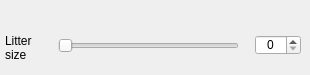
               <widget class="QWidget" name="page">
                <widget class="QSlider" name="horizontalSlider_27">
                 <property name="geometry">
                  <rect>
                   <x>58</x>
                   <y>35</y>
                   <width>181</width>
                   <height>22</height>
                  </rect>
                 </property>
                 <property name="orientation">
                  <enum>Qt::Horizontal</enum>
                 </property>
                </widget>
                <widget class="QSpinBox" name="spinBox_23">
                 <property name="geometry">
                  <rect>
                   <x>255</x>
                   <y>35</y>
                   <width>46</width>
                   <height>20</height>
                  </rect>
                 </property>
                 <property name="alignment">
                  <set>Qt::AlignCenter</set>
                 </property>
                </widget>
                <widget class="QLabel" name="label_39">
                 <property name="geometry">
                  <rect>
                   <x>5</x>
                   <y>30</y>
                   <width>51</width>
                   <height>36</height>
                  </rect>
                 </property>
                 <property name="text">
                  <string>Litter size</string>
                 </property>
                 <property name="wordWrap">
                  <bool>true</bool>
                 </property>
                </widget>
               </widget>
